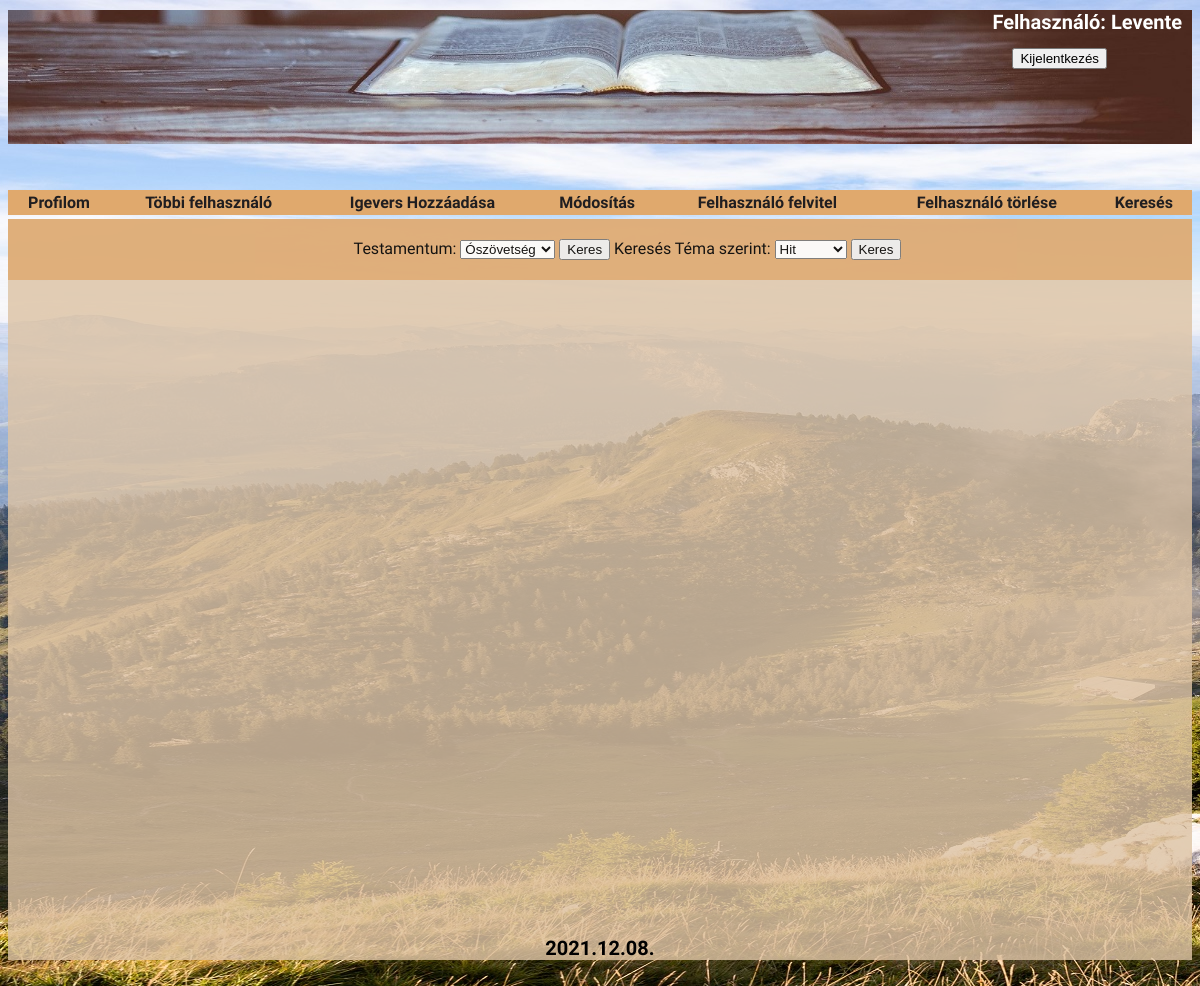
The page / (signed in) on the database its author committed.
### tables this page shows
CREATE TABLE `menu` (
  `id` int(11) NOT NULL,
  `name` varchar(20) DEFAULT NULL,
  `link` int(11) DEFAULT NULL
);

### menu.php (the view, shortened to what this page needs)
<?php
$dbname="elso";
$con=connect("root","",$dbname);
$query="select authority from users where uname='".$_SESSION['user']."'";
$res=mysqli_query($con,$query) or die ("Hiba: ".mysqli_error($con));
list($aut)=mysqli_fetch_row($res);
if($aut=="admin")
    $query="select name,link from menu";
else if($aut=="user")
    $query="select name,link from menu where link<=4";
else
    $query="select name,link from menu where link<=3";
$result=mysqli_query($con,$query) or die ("Hiba: ".mysqli_error($con));
echo "<table>";
while(list($menutitle,$link)=mysqli_fetch_row($result))
{
	echo "<td><a class=menu href=index.php?d=".$link.">".$menutitle."</a></td>";
}
echo "</table>";
?>

### css/webpage.css (style rules this page uses)
body { background-image: url(loginkep.jpg); font-family:'Krona One', sans-serif; }
div#menu table { margin-left: auto; margin-right: auto; width: 100%; background-color:#e0a96d; }
td a { text-decoration: none; font-family:'Krona One', sans-serif; font-weight: bolder; color:#201e20; }

### rows shown on the page
menu: name "Profilom"
menu: name "Többi felhasználó"
menu: name "Igevers Hozzáadása"
menu: name "Módosítás"
menu: name "Felhasználó felvitel"
menu: name "Felhasználó törlése"
menu: name "Keresés"

### other values the page prints
$_SESSION["user"] "Levente"
